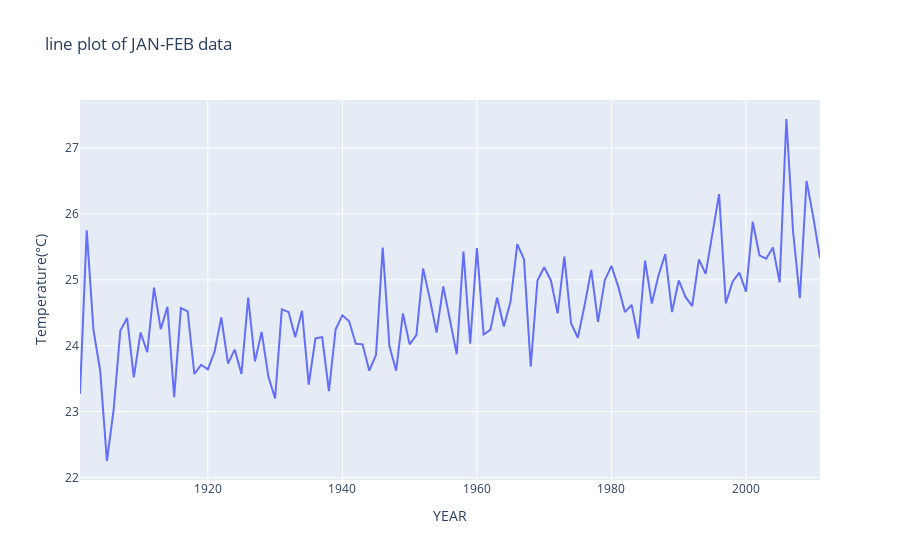

Notebook cell for this chart:
### Code cell
fig = px.line(df,x="YEAR",y="JAN-FEB",labels={"JAN-FEB":"Temperature(°C)"},title="line plot of JAN-FEB data")
fig.show()
